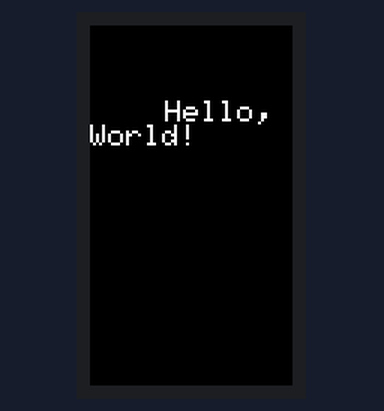
A sketch run on a simulated ESP32-S3. On the bench: 135×240 colour display.

Above: at 0.2 s.

The sketch:

hello_world_cardputer.ino
```cpp
#include "M5Cardputer.h"

void setup() {
    auto cfg = M5.config();
    M5Cardputer.begin(cfg);
    M5Cardputer.Display.setTextSize(2);  // Adjust the text size if needed
    M5Cardputer.Display.setRotation(1);
    M5Cardputer.Display.setCursor(50, 50);  // Set the cursor position
    M5Cardputer.Display.print("Hello, World!");
}

void loop() {

}
```
